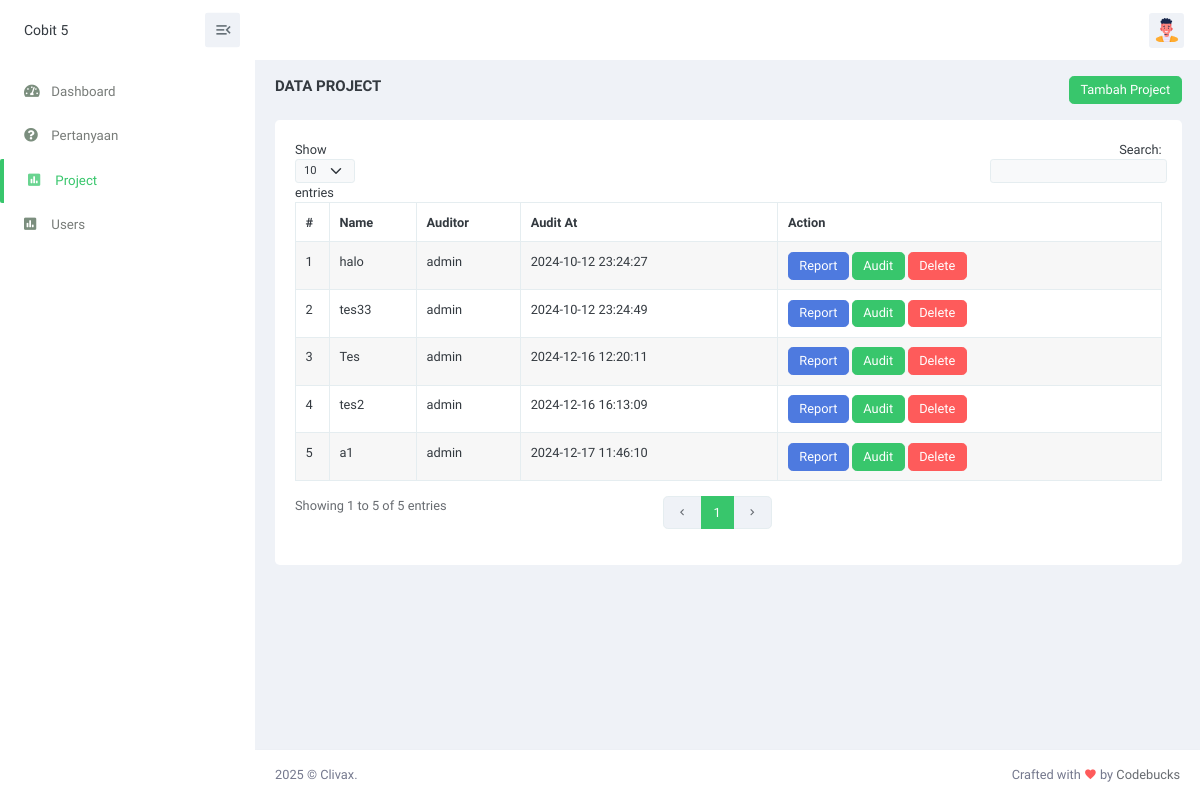
Page /views/project.php on the earlier database version.
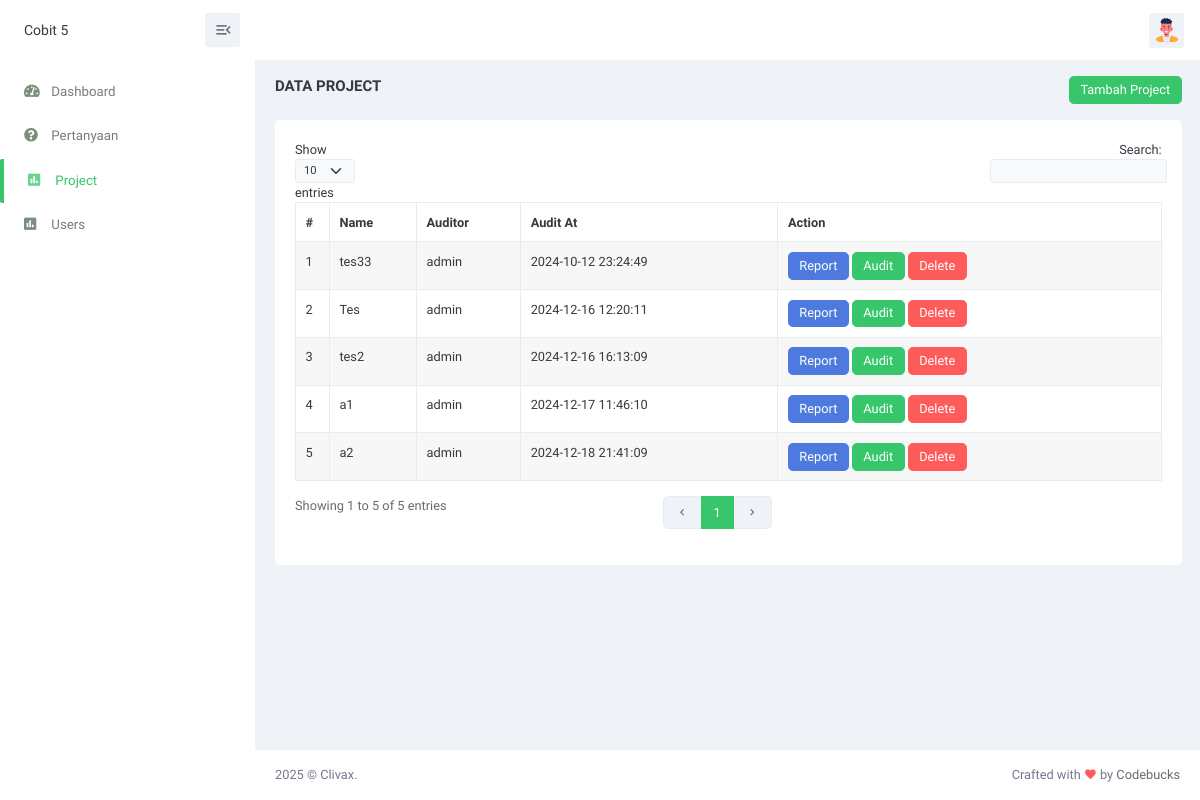
Same page on the later database version.
### tables this page shows
CREATE TABLE `cobit` (
  `id_cobit` int(11) NOT NULL,
  `name` varchar(255) NOT NULL,
  `auditor` varchar(255) NOT NULL,
  `audit_at` datetime NOT NULL,
  `deleted_at` datetime DEFAULT NULL
);

### views/project.php (the view, shortened to what this page needs)
<?php
include '../config/database.php';
$role = $_SESSION['role'];
?>
<!doctype html>
<html lang="en">
<head>
    <link href="../assets/css/bootstrap.min.css" id="bootstrap-style" rel="stylesheet" type="text/css" />
    <link href="../assets/css/icons.min.css" rel="stylesheet" type="text/css" />
    <link href="../assets/libs/simplebar/simplebar.min.css" rel="stylesheet">
    <link href="../assets/css/app.min.css" id="app-style" rel="stylesheet" type="text/css" />
</head>
<body>
    <div id="layout-wrapper">
        <?php include 'partials/topbar.php'; ?>
        <?php include 'partials/sidebar.php'; ?>
        <div class="main-content">
            <div class="page-content">
                <div class="container-fluid">
                    <div class="row">
                        <div class="col-12">
                            <div class="page-title-box d-flex align-items-center justify-content-between">
                                <h4 class="card-title">Data Project</h4>
                                <?php if ($role != 'auditor') { ?>
                                <a href="tambah_project.php" class="btn btn-primary">Tambah Project</a>
                                <?php } ?>
                            </div>
                        </div>
                    </div>
                    <div class="row">
                        <div class="col-12">
                            <div class="card">
                                <div class="card-body">
                                    <table id="datatable" class="table table-hover table-bordered table-striped dt-responsive nowrap" style="border-collapse: collapse; border-spacing: 0; width: 100%;">
                                        <thead>
                                            <tr>
                                                <th>#</th>
                                                <th>Name</th>
                                                <th>Auditor</th>
                                                <th>Audit At</th>
                                                <th>Action</th>
                                            </tr>
                                        </thead>
                                        <tbody>
                                            <?php
                                            $no = 1;
                                            $get_data = mysqli_query($conn, "SELECT * FROM cobit WHERE deleted_at IS NULL");
                                            while ($display = mysqli_fetch_array($get_data)) {
                                                $id = $display['id_cobit'] ?? '-';
                                                $name = $display['name'] ?? '-';
                                                $auditor = $display['auditor'] ?? '-';
                                                $auditat = $display['audit_at'] ?? '-';
                                            ?>
                                            <tr>
                                                <td><?php echo $no++; ?></td>
                                                <td><?php echo $name; ?></td>
                                                <td><?php echo $auditor; ?></td>
                                                <td><?php echo $auditat; ?></td>
                                                <td>
                                                    <a href="report.php?id=<?php echo $id; ?>" class="btn btn-info">Report</a>
                                                    <a href="detail_project.php?id_project=<?php echo $id; ?>" class="btn btn-primary">Audit</a>
                                                    <?php if ($role != 'auditor') { ?>
                                                    <a href="delete_project.php?id=<?php echo $id; ?>" class="btn btn-danger" onclick="return confirm('Apakah Anda yakin ingin menghapus pertanyaan ini?');">Delete</a>
                                                    <?php } ?>
                                                </td>
                                            </tr>
                                            <?php } ?>
                                        </tbody>
                                    </table>
                                </div>
                            </div>
                        </div>
                    </div>
                </div>
            </div>
            <?php include 'partials/footer.php'; ?>
        </div>
    </div>
</body>
</html>

Differences in the rows shown:
no longer on this page (row edited): cobit: name "halo", auditor "admin", audit_at "2024-10-12 23:24:27"
added cobit: name "a2", auditor "admin", audit_at "2024-12-18 21:41:09"
